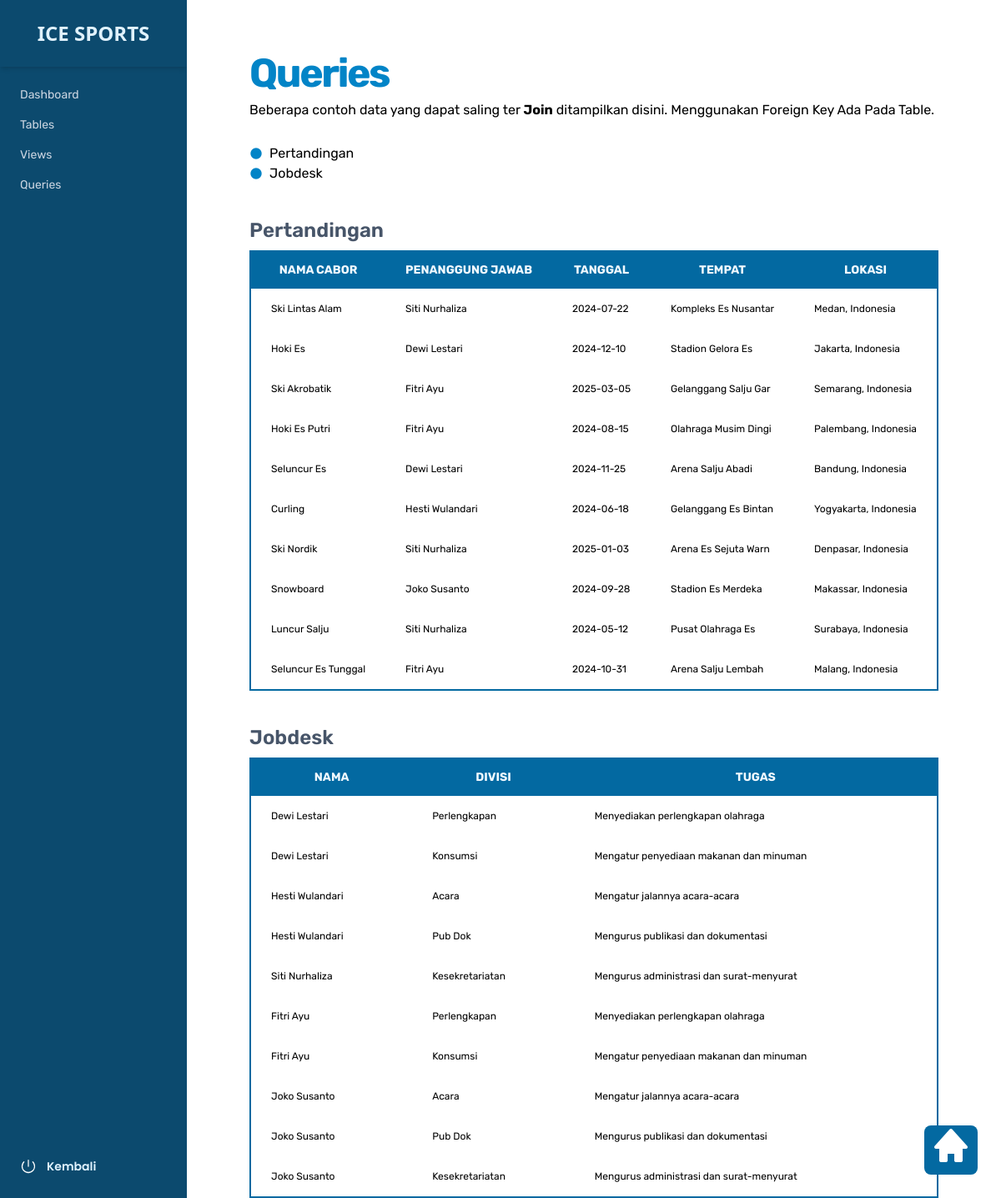
Page /admin/queries.php on the committed database.
### tables this page shows
CREATE TABLE `Pertandingan` (
  `id_pertandingan` INT NOT NULL AUTO_INCREMENT,
  `id_cabang_olahraga` INT NOT NULL,
  `id_penanggung_jawab` INT(12) NOT NULL,
  `tanggal` DATE NOT NULL,
  `id_tempat` INT NOT NULL,
  PRIMARY KEY (`id_pertandingan`),
  FOREIGN KEY (`id_cabang_olahraga`) REFERENCES `cabang_olahraga`(`id_cabor`),
  FOREIGN KEY (`id_penanggung_jawab`) REFERENCES `mahasiswa`(`nim`),
  FOREIGN KEY (`id_tempat`) REFERENCES `tempat`(`id_tempat`)
);

CREATE TABLE `cabang_olahraga` (
  `id_cabor` INT NOT NULL AUTO_INCREMENT,
  `nama_cabor` VARCHAR(20) NOT NULL UNIQUE,
  `deskripsi` VARCHAR(600) NULL DEFAULT NULL,
  `aturan` VARCHAR(600) NULL DEFAULT NULL,
  PRIMARY KEY (`id_cabor`)
);

CREATE TABLE `mahasiswa` (
  `nim` INT(12) NOT NULL UNIQUE,
  `nama` VARCHAR(20) NULL DEFAULT NULL,
  `role` VARCHAR(10) NOT NULL ,
  `kelas` VARCHAR(20) NULL DEFAULT NULL,
  `angkatan` YEAR NULL DEFAULT NULL,
  PRIMARY KEY (`nim`)
);

CREATE TABLE `tempat` (
  `id_tempat` INT NOT NULL AUTO_INCREMENT,
  `nama` VARCHAR(20) NOT NULL UNIQUE,
  `lokasi` VARCHAR(50) NULL DEFAULT NULL,
  `kapasitas` INT(5) NULL DEFAULT NULL,
  `keterangan` VARCHAR(50) NULL DEFAULT NULL,
  PRIMARY KEY (`id_tempat`)
);

CREATE TABLE `jobdesk` (
  `id_jobdesk` INT NOT NULL AUTO_INCREMENT,
  `id_mahasiswa` INT(12) NOT NULL,
  `id_divisi` INT NOT NULL,
  `deskripsi_jobdesk` VARCHAR(200) NOT NULL,
  PRIMARY KEY (`id_jobdesk`),
  FOREIGN KEY (`id_mahasiswa`) REFERENCES `mahasiswa`(`nim`) ON UPDATE CASCADE ON DELETE CASCADE,
  FOREIGN KEY (`id_divisi`) REFERENCES `divisi`(`id`) ON UPDATE CASCADE ON DELETE CASCADE
);

CREATE TABLE `divisi` (
  `id` INT NOT NULL AUTO_INCREMENT,
  `nama_divisi` VARCHAR(20) NOT NULL UNIQUE,
  `tugas` VARCHAR(50) NULL DEFAULT NULL,
  PRIMARY KEY (`id`)
);

### admin/queries.php (the view, shortened to what this page needs)
<?php
$conn = get_connection();
$sql_pertandingan = "SELECT `pertandingan`.`tanggal`, `mahasiswa`.`nama` AS penanggung_jawab, `cabang_olahraga`.`nama_cabor`, `tempat`.`nama` AS nama_tempat, `tempat`.`lokasi`
FROM `pertandingan`
	LEFT JOIN `mahasiswa` ON `pertandingan`.`id_penanggung_jawab` = `mahasiswa`.`nim`
	LEFT JOIN `cabang_olahraga` ON `pertandingan`.`id_cabang_olahraga` = `cabang_olahraga`.`id_cabor`
	LEFT JOIN `tempat` ON `pertandingan`.`id_tempat` = `tempat`.`id_tempat`";
$sql_jobdesk = "SELECT `jobdesk`.`id_divisi`, `mahasiswa`.`nama`, `divisi`.`tugas`, `divisi`.`nama_divisi`
FROM `jobdesk`
	LEFT JOIN `mahasiswa` ON `jobdesk`.`id_mahasiswa` = `mahasiswa`.`nim`
	LEFT JOIN `divisi` ON `jobdesk`.`id_divisi` = `divisi`.`id`";
$pertandingan_data = $conn->query($sql_pertandingan);
$jobdesk_data = $conn->query($sql_jobdesk);
?>
<!DOCTYPE html>
<html lang="en">
<head>
    <?php include '../components/link.php' ?>
    <?php include '../components/icons.php' ?>
</head>
<body>
    <div class="flex">
        <?php include '../components/aside-nav.php' ?>
        <main class="flex-1 overflow-scroll flex justify-center font-rubik h-screen">
            <div class="max-w-4xl mt-16">
                <h1 class="block font-bold text-5xl text-sky-600 leading-1 tracking-tighter ">Queries
                </h1>
                <p class="mt-2">Beberapa contoh data yang dapat saling ter <strong>Join</strong> ditampilkan disini.
                    Menggunakan Foreign Key Ada Pada Table.</p>
                <div class="flex flex-col gap-4 mt-7 mb-20">
                    <ul class="text-md">
                        <li>
                            <a href="#mahasiswa" class="flex items-center">
                                <i class='bx bxs-circle text-sky-600'></i>
                                <span class="ms-2 block first-letter:uppercase">Pertandingan</span>
                            </a>
                            <a href="#cabor" class="flex items-center">
                                <i class='bx bxs-circle text-sky-600'></i>
                                <span class="ms-2 block first-letter:uppercase">Jobdesk</span>
                            </a>
                        </li>
                    </ul>
                    <div class="mt-6 ">
                        <div class="flex justify-between mb-2">
                            <h3 class="first-letter:uppercase text-2xl font-rubik font-semibold  text-slate-600"
                                id="cabor">
                                Pertandingan
                            </h3>
                        </div>
                        <table class="table-auto border-2 border-sky-700 w-full">
                            <thead class="text-sm text-gray-700 uppercase text-center bg-sky-700 text-sky-50">
                                <tr>
                                    <th scope="col" class="px-6 py-3">Nama Cabor</th>
                                    <th scope="col" class="px-6 py-3">Penanggung Jawab</th>
                                    <th scope="col" class="px-6 py-3">Tanggal</th>
                                    <th scope="col" class="px-6 py-3">Tempat</th>
                                    <th scope="col" class="px-6 py-3">Lokasi</th>
                                </tr>
                            </thead>
                            <tbody>
                                <?php while ($data_pertandingan = $pertandingan_data ->fetch_assoc()) { ?>
                                <tr class="text-xs">
                                    <td class="px-6 py-4">
                                        <?= $data_pertandingan["nama_cabor"]?></a>
                                    </td>
                                    <td class="px-6 py-4">
                                        <?= $data_pertandingan["penanggung_jawab"]?>
                                    </td>
                                    <td class="px-6 py-4">
                                        <?= $data_pertandingan["tanggal"]?>
                                    </td>
                                    <td class="px-6 py-4">
                                        <?= $data_pertandingan["nama_tempat"]?>
                                    </td>
                                    <td class="px-6 py-4">
                                        <?= $data_pertandingan["lokasi"]?>
                                    </td>
                                </tr>
                                <?php  }  ?>
                            </tbody>
                        </table>
                    </div>
                    <div class="mt-6 ">
                        <div class="flex justify-between mb-2">
                            <h3 class="first-letter:uppercase text-2xl font-rubik font-semibold  text-slate-600"
                                id="cabor">
                                Jobdesk
                            </h3>
                        </div>
                        <table class="table-auto border-2 border-sky-700 w-full">
                            <thead class="text-sm text-gray-700 uppercase text-center bg-sky-700 text-sky-50">
                                <tr>
                                    <th scope="col" class="px-6 py-3">Nama</th>
                                    <th scope="col" class="px-6 py-3">Divisi</th>
                                    <th scope="col" class="px-6 py-3">Tugas</th>
                                </tr>
                            </thead>
                            <tbody>
                                <?php while ($data_jobdesk = $jobdesk_data ->fetch_assoc()) { ?>
                                <tr class="text-xs">
                                    <td class="px-6 py-4">
                                        <?= $data_jobdesk["nama"]?></a>
                                    </td>
                                    <td class="px-6 py-4">
                                        <?= $data_jobdesk["nama_divisi"]?></a>
                                    </td>
                                    <td class="px-6 py-4">
                                        <?= $data_jobdesk["tugas"]?>
                                    </td>
                                    <?php  }  ?>
                            </tbody>
                        </table>
                    </div>
                </div>
            </div>
        </main>
    </div>
    <a href="./" class="fixed z-10 right-0 bottom-0 p-2 bg-sky-700 text-white mr-7 mb-7 rounded-lg">
        <i class='bx bxs-home bx-lg text-2xl'></i>
    </a>
    <?php include '../components/tailwind.php'; ?>
</body>
</html>

### components/link.php (shortened to what this page needs)
<link href="https://cdnjs.cloudflare.com/ajax/libs/flowbite/2.3.0/flowbite.min.css" rel="stylesheet" />

### components/icons.php
<link rel="stylesheet" href="https://unpkg.com/boxicons@2.0.7/css/boxicons.min.css" />

### components/aside-nav.php (shortened to what this page needs)
<nav>
    <div class="min-h-screen flex flex-row">
        <div class="flex flex-col justify-between bg-sky-900">
            <div class="flex flex-col w-56  overflow-hidden">
                <div class="flex items-center justify-center h-20 shadow-md">
                    <a href="./" class="flex items-center space-x-3 rtl:space-x-reverse">
                        <span class="self-center text-2xl font-bold whitespace-nowrap text-sky-100">ICE
                            SPORTS</span>
                    </a>
                </div>
                <ul class="flex flex-col py-4 px-6 text-slate-300 font-rubik">
                    <li>
                        <a href="./dashboard.php" class="flex flex-row items-center py-2">
                            <span class="text-sm">Dashboard</span>
                        </a>
                    </li>
                    <li>
                        <a href="./tables.php" class="flex flex-row items-center py-2">
                            <span class="text-sm">Tables</span>
                        </a>
                    </li>
                    <li>
                        <a href="./views.php" class="flex flex-row items-center py-2">
                            <span class="text-sm">Views</span>
                        </a>
                    </li>
                    <li>
                        <a href="./queries.php" class="flex flex-row items-center py-2">
                            <span class="text-sm">Queries</span>
                        </a>
                    </li>
                </ul>
            </div>
            <div class="py-7 px-6">
                <a href="/ICE SPORTS" class="flex items-center space-x-3 rtl:space-x-reverse">
                    <span class="text-sm font-semibold whitespace-nowrap text-sky-100 font-poppins">Kembali</span>
                </a>
            </div>
        </div>
    </div>
</nav>

### components/tailwind.php (shortened to what this page needs)
<script src="https://cdn.tailwindcss.com"></script>

### rows in the picture
pertandingan: id_cabang_olahraga.nama_cabor "Ski Lintas Alam", id_penanggung_jawab.nama "Siti Nurhaliza", tanggal "2024-07-22", id_tempat.nama "Kompleks Es Nusantar", id_tempat.lokasi "Medan, Indonesia"
pertandingan: id_cabang_olahraga.nama_cabor "Hoki Es", id_penanggung_jawab.nama "Dewi Lestari", tanggal "2024-12-10", id_tempat.nama "Stadion Gelora Es", id_tempat.lokasi "Jakarta, Indonesia"
pertandingan: id_cabang_olahraga.nama_cabor "Ski Akrobatik", id_penanggung_jawab.nama "Fitri Ayu", tanggal "2025-03-05", id_tempat.nama "Gelanggang Salju Gar", id_tempat.lokasi "Semarang, Indonesia"
pertandingan: id_cabang_olahraga.nama_cabor "Hoki Es Putri", id_penanggung_jawab.nama "Fitri Ayu", tanggal "2024-08-15", id_tempat.nama "Olahraga Musim Dingi", id_tempat.lokasi "Palembang, Indonesia"
pertandingan: id_cabang_olahraga.nama_cabor "Seluncur Es", id_penanggung_jawab.nama "Dewi Lestari", tanggal "2024-11-25", id_tempat.nama "Arena Salju Abadi", id_tempat.lokasi "Bandung, Indonesia"
pertandingan: id_cabang_olahraga.nama_cabor "Curling", id_penanggung_jawab.nama "Hesti Wulandari", tanggal "2024-06-18", id_tempat.nama "Gelanggang Es Bintan", id_tempat.lokasi "Yogyakarta, Indonesia"
pertandingan: id_cabang_olahraga.nama_cabor "Ski Nordik", id_penanggung_jawab.nama "Siti Nurhaliza", tanggal "2025-01-03", id_tempat.nama "Arena Es Sejuta Warn", id_tempat.lokasi "Denpasar, Indonesia"
pertandingan: id_cabang_olahraga.nama_cabor "Snowboard", id_penanggung_jawab.nama "Joko Susanto", tanggal "2024-09-28", id_tempat.nama "Stadion Es Merdeka", id_tempat.lokasi "Makassar, Indonesia"
pertandingan: id_cabang_olahraga.nama_cabor "Luncur Salju", id_penanggung_jawab.nama "Siti Nurhaliza", tanggal "2024-05-12", id_tempat.nama "Pusat Olahraga Es", id_tempat.lokasi "Surabaya, Indonesia"
pertandingan: id_cabang_olahraga.nama_cabor "Seluncur Es Tunggal", id_penanggung_jawab.nama "Fitri Ayu", tanggal "2024-10-31", id_tempat.nama "Arena Salju Lembah", id_tempat.lokasi "Malang, Indonesia"
jobdesk: id_mahasiswa.nama "Dewi Lestari", id_divisi.nama_divisi "Perlengkapan", id_divisi.tugas "Menyediakan perlengkapan olahraga"
jobdesk: id_mahasiswa.nama "Dewi Lestari", id_divisi.nama_divisi "Konsumsi", id_divisi.tugas "Mengatur penyediaan makanan dan minuman"
jobdesk: id_mahasiswa.nama "Hesti Wulandari", id_divisi.nama_divisi "Acara", id_divisi.tugas "Mengatur jalannya acara-acara"
jobdesk: id_mahasiswa.nama "Hesti Wulandari", id_divisi.nama_divisi "Pub Dok", id_divisi.tugas "Mengurus publikasi dan dokumentasi"
jobdesk: id_mahasiswa.nama "Siti Nurhaliza", id_divisi.nama_divisi "Kesekretariatan", id_divisi.tugas "Mengurus administrasi dan surat-menyurat"
jobdesk: id_mahasiswa.nama "Fitri Ayu", id_divisi.nama_divisi "Perlengkapan", id_divisi.tugas "Menyediakan perlengkapan olahraga"
jobdesk: id_mahasiswa.nama "Fitri Ayu", id_divisi.nama_divisi "Konsumsi", id_divisi.tugas "Mengatur penyediaan makanan dan minuman"
jobdesk: id_mahasiswa.nama "Joko Susanto", id_divisi.nama_divisi "Acara", id_divisi.tugas "Mengatur jalannya acara-acara"
jobdesk: id_mahasiswa.nama "Joko Susanto", id_divisi.nama_divisi "Pub Dok", id_divisi.tugas "Mengurus publikasi dan dokumentasi"
jobdesk: id_mahasiswa.nama "Joko Susanto", id_divisi.nama_divisi "Kesekretariatan", id_divisi.tugas "Mengurus administrasi dan surat-menyurat"
